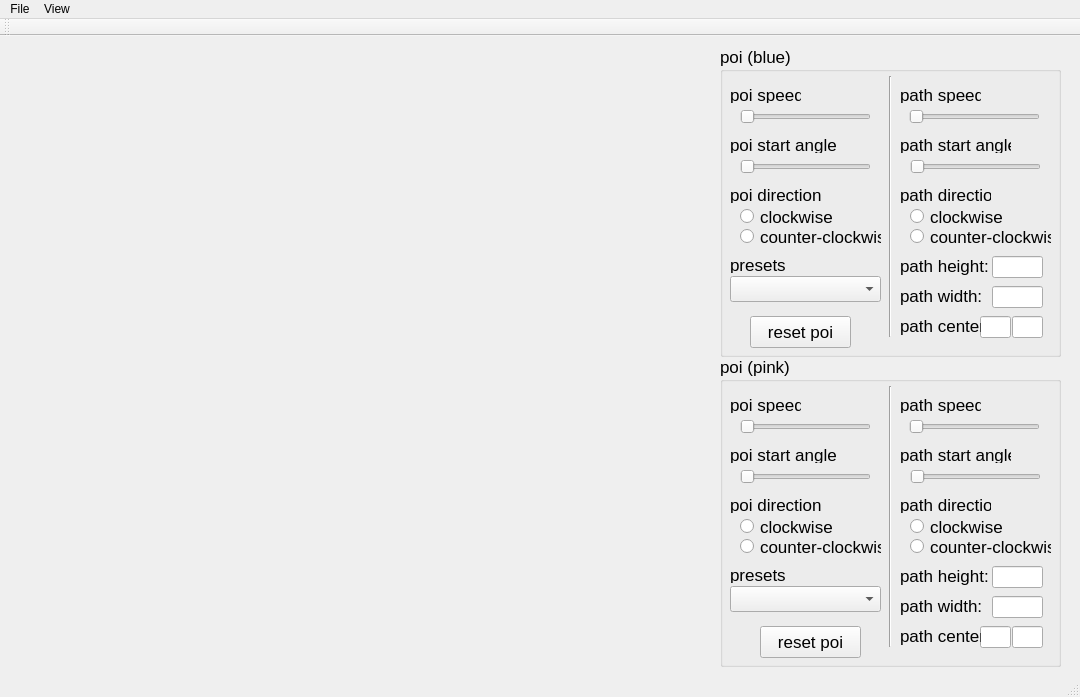
<?xml version="1.0" encoding="UTF-8"?>
<ui version="4.0">
 <class>simpoi_window</class>
 <widget class="QMainWindow" name="simpoi_window">
  <property name="geometry">
   <rect>
    <x>0</x>
    <y>0</y>
    <width>1080</width>
    <height>697</height>
   </rect>
  </property>
  <property name="windowTitle">
   <string>simpoi_window</string>
  </property>
  <widget class="QWidget" name="centralWidget">
   <widget class="QGroupBox" name="poi1_group">
    <property name="geometry">
     <rect>
      <x>720</x>
      <y>10</y>
      <width>341</width>
      <height>311</height>
     </rect>
    </property>
    <property name="font">
     <font>
      <pointsize>13</pointsize>
      <weight>50</weight>
      <bold>false</bold>
     </font>
    </property>
    <property name="title">
     <string>poi (blue)</string>
    </property>
    <widget class="Line" name="poi1_vline">
     <property name="geometry">
      <rect>
       <x>160</x>
       <y>30</y>
       <width>20</width>
       <height>261</height>
      </rect>
     </property>
     <property name="orientation">
      <enum>Qt::Vertical</enum>
     </property>
    </widget>
    <widget class="QLabel" name="path1_angle_label">
     <property name="geometry">
      <rect>
       <x>180</x>
       <y>90</y>
       <width>111</width>
       <height>17</height>
      </rect>
     </property>
     <property name="text">
      <string>path start angle</string>
     </property>
    </widget>
    <widget class="QLabel" name="poi1_direction_label">
     <property name="geometry">
      <rect>
       <x>10</x>
       <y>140</y>
       <width>91</width>
       <height>17</height>
      </rect>
     </property>
     <property name="text">
      <string>poi direction</string>
     </property>
    </widget>
    <widget class="QSlider" name="path1_speed_slider">
     <property name="geometry">
      <rect>
       <x>189</x>
       <y>60</y>
       <width>131</width>
       <height>22</height>
      </rect>
     </property>
     <property name="orientation">
      <enum>Qt::Horizontal</enum>
     </property>
    </widget>
    <widget class="QSlider" name="poi1_speed_slider">
     <property name="geometry">
      <rect>
       <x>20</x>
       <y>60</y>
       <width>131</width>
       <height>22</height>
      </rect>
     </property>
     <property name="orientation">
      <enum>Qt::Horizontal</enum>
     </property>
    </widget>
    <widget class="QRadioButton" name="poi1_cc_radio">
     <property name="geometry">
      <rect>
       <x>20</x>
       <y>180</y>
       <width>141</width>
       <height>21</height>
      </rect>
     </property>
     <property name="text">
      <string>counter-clockwise</string>
     </property>
    </widget>
    <widget class="QLabel" name="po1_angle_label">
     <property name="geometry">
      <rect>
       <x>10</x>
       <y>90</y>
       <width>111</width>
       <height>17</height>
      </rect>
     </property>
     <property name="text">
      <string>poi start angle</string>
     </property>
    </widget>
    <widget class="QLabel" name="path1_direction_label">
     <property name="geometry">
      <rect>
       <x>180</x>
       <y>140</y>
       <width>91</width>
       <height>17</height>
      </rect>
     </property>
     <property name="text">
      <string>path direction</string>
     </property>
    </widget>
    <widget class="QSlider" name="poi1_angle_slider">
     <property name="geometry">
      <rect>
       <x>20</x>
       <y>110</y>
       <width>131</width>
       <height>22</height>
      </rect>
     </property>
     <property name="orientation">
      <enum>Qt::Horizontal</enum>
     </property>
    </widget>
    <widget class="QLabel" name="path1_speed_label">
     <property name="geometry">
      <rect>
       <x>180</x>
       <y>40</y>
       <width>81</width>
       <height>17</height>
      </rect>
     </property>
     <property name="text">
      <string>path speed</string>
     </property>
    </widget>
    <widget class="QSlider" name="path1_angle_slider">
     <property name="geometry">
      <rect>
       <x>190</x>
       <y>110</y>
       <width>131</width>
       <height>22</height>
      </rect>
     </property>
     <property name="orientation">
      <enum>Qt::Horizontal</enum>
     </property>
    </widget>
    <widget class="QLabel" name="poi1_speed_label">
     <property name="geometry">
      <rect>
       <x>10</x>
       <y>40</y>
       <width>71</width>
       <height>17</height>
      </rect>
     </property>
     <property name="text">
      <string>poi speed</string>
     </property>
    </widget>
    <widget class="QRadioButton" name="path1_cc_radio">
     <property name="geometry">
      <rect>
       <x>190</x>
       <y>180</y>
       <width>141</width>
       <height>21</height>
      </rect>
     </property>
     <property name="text">
      <string>counter-clockwise</string>
     </property>
    </widget>
    <widget class="QRadioButton" name="poi1_clockwise_radio">
     <property name="geometry">
      <rect>
       <x>20</x>
       <y>160</y>
       <width>101</width>
       <height>21</height>
      </rect>
     </property>
     <property name="text">
      <string>clockwise</string>
     </property>
    </widget>
    <widget class="QRadioButton" name="path1_clockwise_radio">
     <property name="geometry">
      <rect>
       <x>190</x>
       <y>160</y>
       <width>101</width>
       <height>21</height>
      </rect>
     </property>
     <property name="text">
      <string>clockwise</string>
     </property>
    </widget>
    <widget class="QLineEdit" name="path1_height_edit">
     <property name="geometry">
      <rect>
       <x>272</x>
       <y>210</y>
       <width>51</width>
       <height>22</height>
      </rect>
     </property>
    </widget>
    <widget class="QLineEdit" name="path1_width_edit">
     <property name="geometry">
      <rect>
       <x>272</x>
       <y>240</y>
       <width>51</width>
       <height>22</height>
      </rect>
     </property>
    </widget>
    <widget class="QComboBox" name="preset1_combo">
     <property name="geometry">
      <rect>
       <x>10</x>
       <y>230</y>
       <width>151</width>
       <height>26</height>
      </rect>
     </property>
    </widget>
    <widget class="QPushButton" name="poi1_reset_button">
     <property name="geometry">
      <rect>
       <x>30</x>
       <y>270</y>
       <width>101</width>
       <height>32</height>
      </rect>
     </property>
     <property name="text">
      <string>reset poi</string>
     </property>
    </widget>
    <widget class="QLabel" name="preset1_label">
     <property name="geometry">
      <rect>
       <x>10</x>
       <y>210</y>
       <width>61</width>
       <height>17</height>
      </rect>
     </property>
     <property name="text">
      <string>presets</string>
     </property>
    </widget>
    <widget class="QLabel" name="path1_height_label">
     <property name="geometry">
      <rect>
       <x>180</x>
       <y>210</y>
       <width>91</width>
       <height>20</height>
      </rect>
     </property>
     <property name="text">
      <string>path height:</string>
     </property>
    </widget>
    <widget class="QLabel" name="path1_width_label">
     <property name="geometry">
      <rect>
       <x>180</x>
       <y>240</y>
       <width>91</width>
       <height>20</height>
      </rect>
     </property>
     <property name="text">
      <string>path width:</string>
     </property>
    </widget>
    <widget class="QLineEdit" name="path1_center_y">
     <property name="geometry">
      <rect>
       <x>292</x>
       <y>270</y>
       <width>31</width>
       <height>22</height>
      </rect>
     </property>
    </widget>
    <widget class="QLineEdit" name="path1_center_x">
     <property name="geometry">
      <rect>
       <x>260</x>
       <y>270</y>
       <width>31</width>
       <height>22</height>
      </rect>
     </property>
    </widget>
    <widget class="QLabel" name="path1_center_label">
     <property name="geometry">
      <rect>
       <x>180</x>
       <y>270</y>
       <width>81</width>
       <height>20</height>
      </rect>
     </property>
     <property name="text">
      <string>path center:</string>
     </property>
    </widget>
   </widget>
   <widget class="QGroupBox" name="poi2_group">
    <property name="geometry">
     <rect>
      <x>720</x>
      <y>320</y>
      <width>341</width>
      <height>311</height>
     </rect>
    </property>
    <property name="font">
     <font>
      <pointsize>13</pointsize>
      <weight>50</weight>
      <bold>false</bold>
     </font>
    </property>
    <property name="title">
     <string>poi (pink)</string>
    </property>
    <widget class="Line" name="poi1_vline_3">
     <property name="geometry">
      <rect>
       <x>160</x>
       <y>30</y>
       <width>20</width>
       <height>261</height>
      </rect>
     </property>
     <property name="orientation">
      <enum>Qt::Vertical</enum>
     </property>
    </widget>
    <widget class="QLabel" name="path2_angle_label">
     <property name="geometry">
      <rect>
       <x>180</x>
       <y>90</y>
       <width>111</width>
       <height>17</height>
      </rect>
     </property>
     <property name="text">
      <string>path start angle</string>
     </property>
    </widget>
    <widget class="QLabel" name="poi1_direction_label_3">
     <property name="geometry">
      <rect>
       <x>10</x>
       <y>140</y>
       <width>91</width>
       <height>17</height>
      </rect>
     </property>
     <property name="text">
      <string>poi direction</string>
     </property>
    </widget>
    <widget class="QSlider" name="path2_speed_slider">
     <property name="geometry">
      <rect>
       <x>189</x>
       <y>60</y>
       <width>131</width>
       <height>22</height>
      </rect>
     </property>
     <property name="orientation">
      <enum>Qt::Horizontal</enum>
     </property>
    </widget>
    <widget class="QSlider" name="poi1_speed_slider_3">
     <property name="geometry">
      <rect>
       <x>20</x>
       <y>60</y>
       <width>131</width>
       <height>22</height>
      </rect>
     </property>
     <property name="orientation">
      <enum>Qt::Horizontal</enum>
     </property>
    </widget>
    <widget class="QRadioButton" name="poi1_cc_radio_3">
     <property name="geometry">
      <rect>
       <x>20</x>
       <y>180</y>
       <width>141</width>
       <height>21</height>
      </rect>
     </property>
     <property name="text">
      <string>counter-clockwise</string>
     </property>
    </widget>
    <widget class="QLabel" name="po1_angle_label_3">
     <property name="geometry">
      <rect>
       <x>10</x>
       <y>90</y>
       <width>111</width>
       <height>17</height>
      </rect>
     </property>
     <property name="text">
      <string>poi start angle</string>
     </property>
    </widget>
    <widget class="QLabel" name="path2_direction_label">
     <property name="geometry">
      <rect>
       <x>180</x>
       <y>140</y>
       <width>91</width>
       <height>17</height>
      </rect>
     </property>
     <property name="text">
      <string>path direction</string>
     </property>
    </widget>
    <widget class="QSlider" name="poi1_angle_slider_3">
     <property name="geometry">
      <rect>
       <x>20</x>
       <y>110</y>
       <width>131</width>
       <height>22</height>
      </rect>
     </property>
     <property name="orientation">
      <enum>Qt::Horizontal</enum>
     </property>
    </widget>
    <widget class="QLabel" name="path2_speed_label">
     <property name="geometry">
      <rect>
       <x>180</x>
       <y>40</y>
       <width>81</width>
       <height>17</height>
      </rect>
     </property>
     <property name="text">
      <string>path speed</string>
     </property>
    </widget>
    <widget class="QSlider" name="path2_angle_slider">
     <property name="geometry">
      <rect>
       <x>190</x>
       <y>110</y>
       <width>131</width>
       <height>22</height>
      </rect>
     </property>
     <property name="orientation">
      <enum>Qt::Horizontal</enum>
     </property>
    </widget>
    <widget class="QLabel" name="poi1_speed_label_3">
     <property name="geometry">
      <rect>
       <x>10</x>
       <y>40</y>
       <width>71</width>
       <height>17</height>
      </rect>
     </property>
     <property name="text">
      <string>poi speed</string>
     </property>
    </widget>
    <widget class="QRadioButton" name="path2_cc_radio">
     <property name="geometry">
      <rect>
       <x>190</x>
       <y>180</y>
       <width>141</width>
       <height>21</height>
      </rect>
     </property>
     <property name="text">
      <string>counter-clockwise</string>
     </property>
    </widget>
    <widget class="QRadioButton" name="poi1_clockwise_radio_3">
     <property name="geometry">
      <rect>
       <x>20</x>
       <y>160</y>
       <width>101</width>
       <height>21</height>
      </rect>
     </property>
     <property name="text">
      <string>clockwise</string>
     </property>
    </widget>
    <widget class="QRadioButton" name="path2_clockwise_radio">
     <property name="geometry">
      <rect>
       <x>190</x>
       <y>160</y>
       <width>101</width>
       <height>21</height>
      </rect>
     </property>
     <property name="text">
      <string>clockwise</string>
     </property>
    </widget>
    <widget class="QLineEdit" name="path2_height_edit">
     <property name="geometry">
      <rect>
       <x>272</x>
       <y>210</y>
       <width>51</width>
       <height>22</height>
      </rect>
     </property>
    </widget>
    <widget class="QLineEdit" name="path2_width_edit">
     <property name="geometry">
      <rect>
       <x>272</x>
       <y>240</y>
       <width>51</width>
       <height>22</height>
      </rect>
     </property>
    </widget>
    <widget class="QComboBox" name="preset1_combo_3">
     <property name="geometry">
      <rect>
       <x>10</x>
       <y>230</y>
       <width>151</width>
       <height>26</height>
      </rect>
     </property>
    </widget>
    <widget class="QPushButton" name="poi1_reset_button_3">
     <property name="geometry">
      <rect>
       <x>40</x>
       <y>270</y>
       <width>101</width>
       <height>32</height>
      </rect>
     </property>
     <property name="text">
      <string>reset poi</string>
     </property>
    </widget>
    <widget class="QLabel" name="preset1_label_3">
     <property name="geometry">
      <rect>
       <x>10</x>
       <y>210</y>
       <width>61</width>
       <height>17</height>
      </rect>
     </property>
     <property name="text">
      <string>presets</string>
     </property>
    </widget>
    <widget class="QLabel" name="path2_height_label">
     <property name="geometry">
      <rect>
       <x>180</x>
       <y>210</y>
       <width>91</width>
       <height>20</height>
      </rect>
     </property>
     <property name="text">
      <string>path height:</string>
     </property>
    </widget>
    <widget class="QLabel" name="path2_width_label">
     <property name="geometry">
      <rect>
       <x>180</x>
       <y>240</y>
       <width>91</width>
       <height>20</height>
      </rect>
     </property>
     <property name="text">
      <string>path width:</string>
     </property>
    </widget>
    <widget class="QLineEdit" name="path2_center_y">
     <property name="geometry">
      <rect>
       <x>292</x>
       <y>270</y>
       <width>31</width>
       <height>22</height>
      </rect>
     </property>
    </widget>
    <widget class="QLineEdit" name="path2_center_x">
     <property name="geometry">
      <rect>
       <x>260</x>
       <y>270</y>
       <width>31</width>
       <height>22</height>
      </rect>
     </property>
    </widget>
    <widget class="QLabel" name="path2_center_label">
     <property name="geometry">
      <rect>
       <x>180</x>
       <y>270</y>
       <width>81</width>
       <height>20</height>
      </rect>
     </property>
     <property name="text">
      <string>path center:</string>
     </property>
    </widget>
   </widget>
   <widget class="QWidget" name="poi_view" native="true">
    <property name="geometry">
     <rect>
      <x>20</x>
      <y>20</y>
      <width>681</width>
      <height>611</height>
     </rect>
    </property>
   </widget>
  </widget>
  <widget class="QToolBar" name="mainToolBar">
   <attribute name="toolBarArea">
    <enum>TopToolBarArea</enum>
   </attribute>
   <attribute name="toolBarBreak">
    <bool>false</bool>
   </attribute>
  </widget>
  <widget class="QStatusBar" name="statusBar"/>
  <widget class="QMenuBar" name="menuBar">
   <property name="geometry">
    <rect>
     <x>0</x>
     <y>0</y>
     <width>1080</width>
     <height>22</height>
    </rect>
   </property>
   <widget class="QMenu" name="menuSimPoi">
    <property name="title">
     <string>View</string>
    </property>
    <addaction name="actionShow_Paths"/>
   </widget>
   <widget class="QMenu" name="menuFile">
    <property name="title">
     <string>File</string>
    </property>
    <addaction name="actionLoad_Pattern"/>
    <addaction name="actionSave_Pattern"/>
   </widget>
   <addaction name="menuFile"/>
   <addaction name="menuSimPoi"/>
  </widget>
  <action name="actionLoad_Pattern">
   <property name="text">
    <string>Load Pattern</string>
   </property>
  </action>
  <action name="actionSave_Pattern">
   <property name="text">
    <string>Save Pattern</string>
   </property>
  </action>
  <action name="actionShow_Paths">
   <property name="text">
    <string>Show Paths</string>
   </property>
  </action>
 </widget>
 <layoutdefault spacing="6" margin="11"/>
 <resources/>
 <connections/>
</ui>
